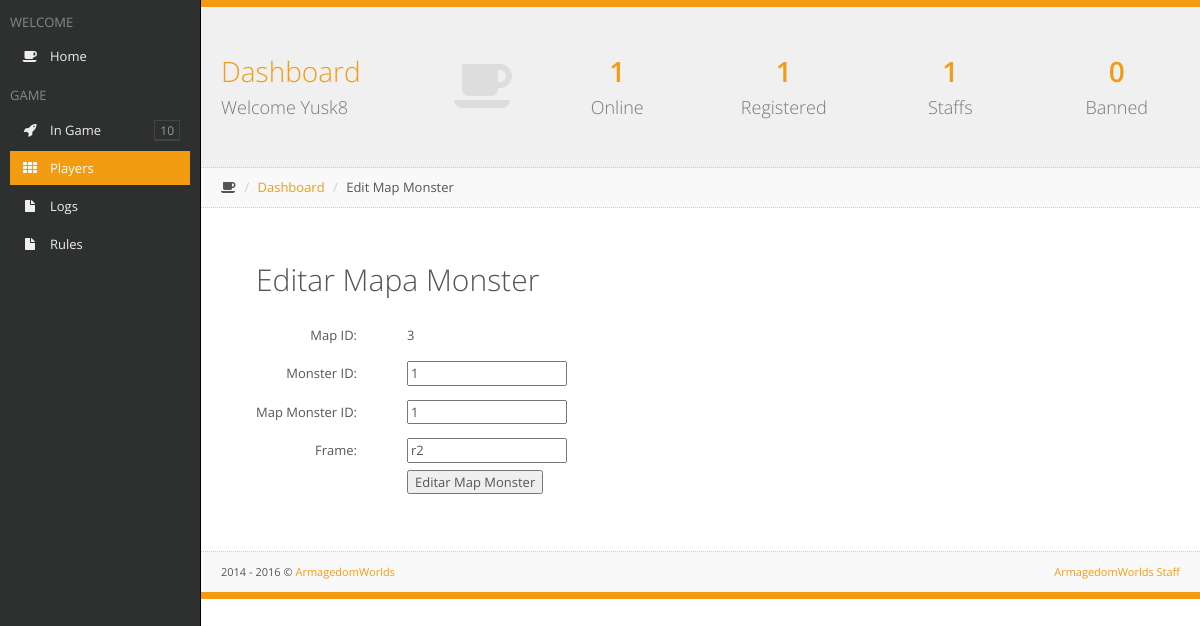
Screenshot of /Account/addmapmon.php?edit=3 (signed in) with the database file from the repository.
### tables this page shows
CREATE TABLE `maps_monsters` (
  `MapID` int(11) UNSIGNED NOT NULL,
  `MonsterID` int(11) UNSIGNED NOT NULL,
  `MonMapID` int(11) UNSIGNED NOT NULL,
  `Frame` varchar(16) NOT NULL
);

### Account/template/css/fonts/config.php (called while the page is built, shortened)
<?php
	$useron = $_SESSION['userlog'];
	$passon = $_SESSION['passlog'];
	if(!(empty($passon))){
		$user = addslashes($useron);
		$pass = addslashes($passon);
		$busca_user = mysql_query("SELECT * FROM users WHERE Name='$user' AND Hash='$pass'");
		$fetch_user = mysql_fetch_array($busca_user);
		$access = $fetch_user['Access'];
	$busca_servers = mysql_query("SELECT SUM(Count) FROM servers WHERE Online>0");
	$fetch_servers = mysql_fetch_array($busca_servers);
	$busca_users = mysql_query("SELECT id FROM users");
	$conta_users = mysql_num_rows($busca_users);
	$busca_staff = mysql_query("SELECT id FROM users WHERE Access>=40");
	$conta_staff = mysql_num_rows($busca_staff);
	$busca_ban = mysql_query("SELECT id FROM users WHERE Access<1");
	$conta_ban = mysql_num_rows($busca_ban);
	}
?>

### Account/addmapmon.php (the view, shortened to what this page needs)
<?php
	if(!(include "template/css/fonts/config.php")){
		die("<center>FATAL ERROR: Arquivo de configuração não encontrado</center>");
	}
?>
<?php if(!(empty($passon)) && ($access < 60)){ ?>
<html>
	<head>
		<title>Restricted Access</title>
		<link rel="stylesheet" href="template/css/style.css">
		<link rel='stylesheet' id='open-sans-css'  href='//fonts.googleapis.com/css?family=Open+Sans%3A300italic%2C400italic%2C600italic%2C300%2C400%2C600&#038;subset=latin%2Clatin-ext&#038;ver=4.0-alpha' type='text/css' media='all' />
	</head>
	<body>
		<div id="tudo">
			<div>&nbsp </div>
			<div id="conteudo" class="shadow">
				<div style="height: 30px;">&nbsp </div>
				<p><center>Only Administrators have access to the Panel of Map Monsters</center></p>
				<p><a href="../"><center>&raquo Back to Game</center></a></p>
			</div>
		</div>
	</body>
</html>
<?php }else if(!(empty($passon))){ ?>
<!DOCTYPE html>
<html class=" js no-touch">
<head>
	<link rel="stylesheet" href="template/css/bootstrap-1.5.css">
	<link rel="stylesheet" href="template/css/plugins-1.5.css">
	<link rel="stylesheet" href="template/css/main-1.5.css">
	<link rel="stylesheet" href="template/css/themes.css">
</head>
<body class="header-fixed-top sidebar-left-pinned">
<div id="sidebar-left" class="enable-hover">
	<div class="sidebar-content">
		<div class="slimScrollDiv" style="position: relative; overflow: hidden; width: auto; height: 573px;">
			<div class="sidebar-left-scroll" style="overflow: hidden; width: auto; height: 573px;">
				<ul class="sidebar-nav">
					<li><h2 class="sidebar-header">WELCOME</h2></li>
					<li><a href="index.php"><i class="fa fa-coffee"></i>Home</a></li>
					<li><h2 class="sidebar-header">GAME</h2></li>
					<li><a style="cursor: pointer;" class="menu-link"><i class="fa fa-rocket"></i>In Game</a>
					</li>
					<li><a href="busca.php" class=" active"><i class="fa fa-th"></i>Players</a></li>
					<li><a href="logs.php"><i class="fa fa-file"></i>Logs</a></li>
					<li><a href="rules.php"><i class="fa fa-file"></i>Rules</a></li>
				</ul>
			</div>
		</div>
	</div>
</div>
<div id="page-container" class="full-width">
	<div id="fx-container" class="fx-opacity"><div id="page-content" class="block">
		<div class="block-header">
			<div class="row remove-margin">
				<div class="col-md-4">
					<a href="" class="header-title-link">
						<h1><i class="fa fa-coffee animation-expandUp"></i>Dashboard<br><small>Welcome <?php echo $useron; ?></small></h1>
					</a>
				</div>
				<div class="col-md-8">
					<div class="row">
						<div class="col-sm-6">
							<div class="row">
								<div class="col-xs-6">
									<a href="lista.php?online" class="header-link">
										<h1 class="animation-pullDown">
											<strong><?php echo $fetch_servers[0]; ?></strong><br><small>Online</small>
										</h1>
									</a>
								</div>
								<div class="col-xs-6">
									<a class="header-link">
										<h1 class="animation-pullDown">
											<strong><?php echo $conta_users; ?></strong><br><small>Registered</small>
										</h1>
									</a>
								</div>
							</div>
						</div>
						<div class="col-sm-6">
							<div class="row">
								<div class="col-xs-6">
									<a href="lista.php?staffs" class="header-link">
										<h1 class="animation-pullDown">
											<strong><?php echo $conta_staff; ?></strong><br><small>Staffs</small>
										</h1>
									</a>
								</div>
								<div class="col-xs-6">
									<a href="lista.php?ban" class="header-link">
										<h1 class="animation-pullDown">
											<strong><?php echo $conta_ban; ?></strong><br><small>Banned</small>
										</h1>
									</a>
								</div>
							</div>
						</div>
					</div>
				</div>
			</div>
		</div>
		<ul class="breadcrumb breadcrumb-top">
			<li><i class="fa fa-coffee"></i></li>
			<li><a href="index.php">Dashboard</a></li>
			<li><?php if(!(isset($_GET['edit']))){ ?>Add Map Monster<?php }else{ ?>Edit Map Monster<?php } ?></li>
		</ul>
		<div class="row gutter30">
		<?php if(!(isset($_GET['edit']))){ ?>
			<div style='padding: 10px 50px 10px 50px;'>
			<h2>Add Map Monster</h2>
				<br />
				<?php
					if(isset($_POST['add'])){
						$mapid = addslashes($_POST['add-term']);
						$monsterid = addslashes($_POST['monid']);
						$mapmonid = addslashes($_POST['mapmid']);
						$frame = addslashes($_POST['fra']);
							if(mysql_query("INSERT INTO maps_monsters (`MapID`, `MonsterID`, `MonMapID`, `Frame`) VALUES ('$mapid', '$monsterid', '$mapmonid', '$frame')")){
							mysql_query("INSERT INTO admin_logs (`staff`, `info`, `ip`) VALUES ('$user', 'Added the map monster: $mapid', '$ip')");
								echo "<b style='color: green'>Map Monster Add with Sucess.</b>";
							}else{
								echo "<b style='color: red'>All fields have been filled in correctly, but an error occurred when sending to the database, please try again later</b>";
							}
						echo "<br /><br />";
					}
				?>
			</div>
			<form action="" method="POST">
				<table>
					<tr>
						<td style='border: 1px #000; padding: 10px 50px 10px 50px;' align="right">Map ID <font color="red" style="font-size: 10px;">(Only Numbers)</font>: </td><td><input type="text" name="add-term" value="<?php echo $_POST['add-term']; ?>"></td>
					</tr>
					<tr>
						<td style='border: 1px #000; padding: 10px 50px 10px 50px;' align="right">Monster ID: </td><td><input type="text" name="monid" value="<?php echo $_POST['monid']; ?>"></td>
					</tr>
					<tr>
						<td style='border: 1px #000; padding: 10px 50px 10px 50px;' align="right">Monster Map ID: </td><td><input type="text" name="mapmid" value="<?php echo $_POST['mapmid']; ?>"></td>
					</tr>
					<tr>
						<td style='border: 1px #000; padding: 10px 50px 10px 50px;' align="right">Frame: </td><td><input type="text" name="fra" value="<?php echo $_POST['fra']; ?>"></td>
					</tr>
					<tr><td style="border: 1px #000; padding: 10px 50px 10px 50px;"></td><td><input type="submit" name="add" value="Add Map Monster"></td></tr>
				</table>
			</form>
		<?php }else{ ?>
			<div style='padding: 10px 50px 10px 50px;'>
				<h2>Editar Mapa Monster</h2>
			</div>
				<?php
					$edit = addslashes($_GET['edit']);
					$busca_edit = mysql_query("SELECT * FROM maps_monsters WHERE MapID=$edit");
					$conta_edit = mysql_num_rows($busca_edit);
					if($conta_edit > 0){
						$fetch_edit = mysql_fetch_array($busca_edit);
						$edit_id = $fetch_edit['MapID'];
						$edit_monid = $fetch_edit['MonsterID'];
						$edit_mapmonid = $fetch_edit['MonMapID'];
						$edit_fra = $fetch_edit['Frame'];
				?>
					<form action="" method="POST">
						<table>
							<tr>
								<td style='border: 1px #000; padding: 10px 50px 10px 50px;' align="right">Map ID: </td><td><?php echo $edit_id; ?></td>
							</tr>
							<tr>
								<td style='border: 1px #000; padding: 10px 50px 10px 50px;' align="right">Monster ID: </td><td><input type="text" name="ed_monid" value="<?php echo $edit_monid; ?>"></td>
							</tr>
							<tr>
								<td style='border: 1px #000; padding: 10px 50px 10px 50px;' align="right">Map Monster ID: </td><td><input type="text" name="ed_mapmonid" value="<?php echo $edit_mapmonid; ?>"></td>
							</tr>
							<tr>
								<td style='border: 1px #000; padding: 10px 50px 10px 50px;' align="right">Frame: </td><td><input type="text" name="ed_fra" value="<?php echo $edit_fra; ?>"></td>
							</tr>
							<tr><td style="border: 1px #000; padding: 10px 50px 10px 50px;"></td><td><input type="hidden" name="ed_id" value="<?php echo $edit_id; ?>"><input type="submit" name="edd" value="Editar Map Monster"></td></tr>
						</table>
					</form>
			<?php
				}else{
					echo "<b>There's no Map Monster with that ID</b>";
				}
			?>
		<?php } ?>
		<br /><br /><br />
		</div>
	</div>
	<footer class="clearfix">
		<div class="pull-right">
			<a href="" target="_blank">ArmagedomWorlds Staff</a>
		</div>
		<div class="pull-left">
			<span>2014 - 2016</span> © <a href="/" target="_blank">ArmagedomWorlds</a>
		</div>
	</footer>
	</div>
</div>
</body>
</html>
<?php }else{ ?>
	<?php include "login.php"; ?>
<?php } ?>

### rows the page displays
maps_monsters: MapID "3", ed_monid "1", ed_mapmonid "1", ed_fra "r2"

### other values shown
$useron "Yusk8"
$fetch_servers[0] "1"
$conta_users "1"
$conta_staff "1"
$conta_ban "0"
